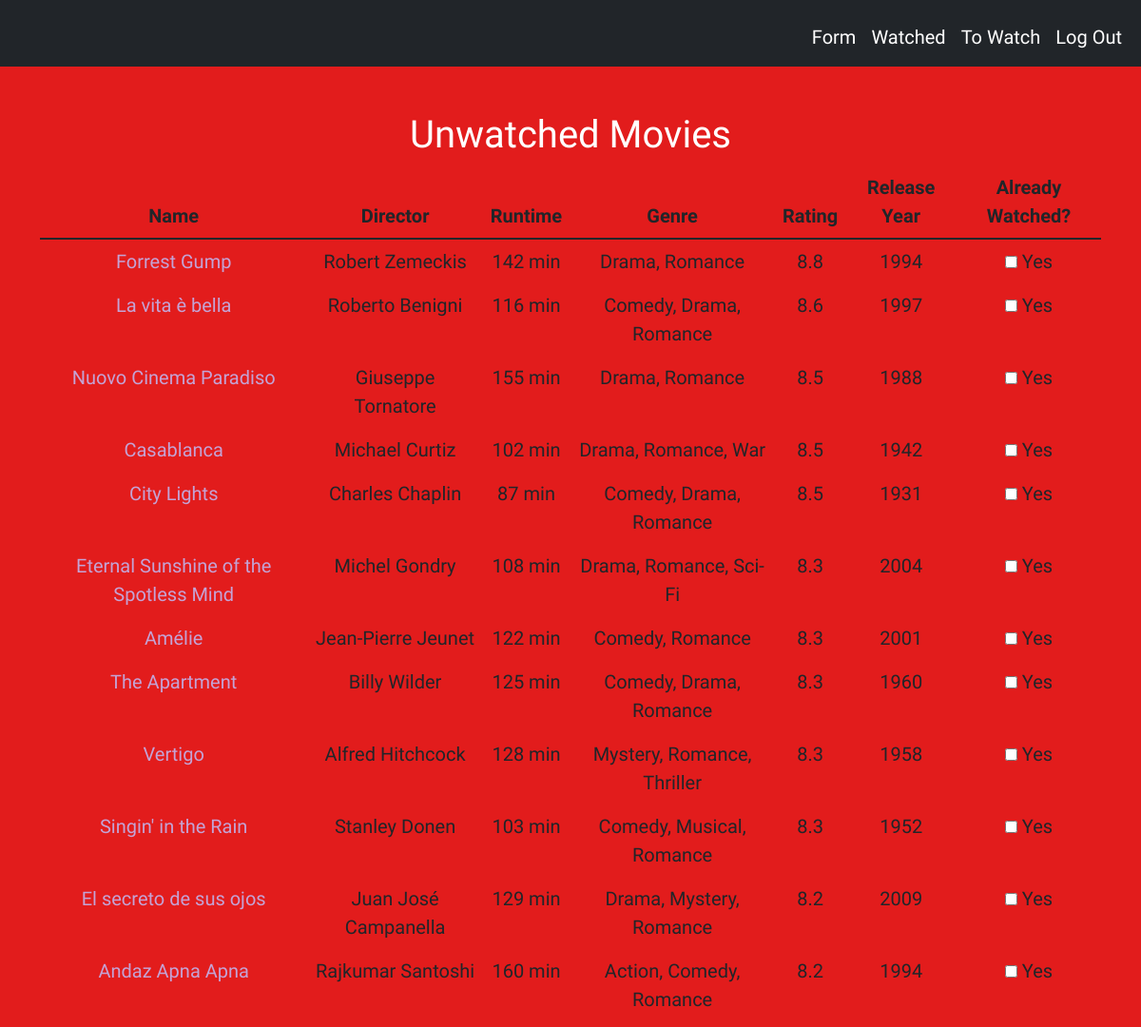
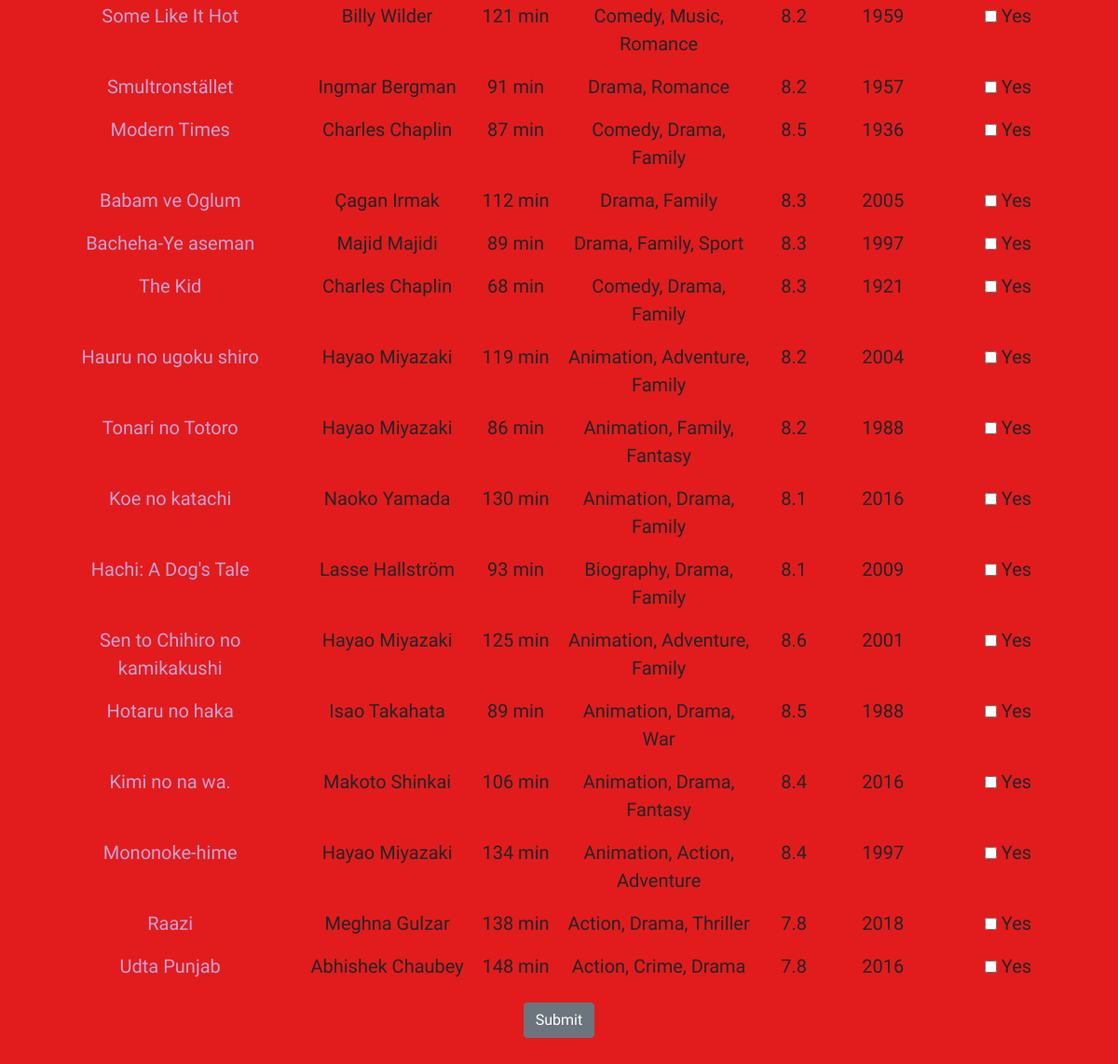
Page /unwatched (signed in) on the committed database (2 pictures, top to bottom).
### tables this page shows
CREATE TABLE to_watch(id INTEGER PRIMARY KEY, movie_name TEXT NOT NULL, runtime TEXT NOT NULL, genre TEXT NOT NULL, rating NUMERIC NOT NULL, released_year INTEGER NOT NULL, user_id INTEGER NOT NULL, director TEXT NOT NULL);

### app.py (the view)
@app.route("/unwatched")
@login_required
def unwatched():
    unwatched = db.execute("SELECT * FROM to_watch WHERE user_id = ?", session["user_id"])
    return render_template("unwatched.html", unwatched=unwatched)

### app.py (called while the page is built)
@app.after_request
def after_request(response):
    response.headers["Cache-Control"] = "no-cache, no-store, must-revalidate"
    response.headers["Expires"] = 0
    response.headers["Pragma"] = "no-cache"
    return response

### helpers.py (called while the page is built)
def login_required(f):
    @wraps(f)
    def decorated_function(*args, **kwargs):
        if session.get("user_id") is None:
            return redirect("/login")
        return f(*args, **kwargs)
    return decorated_function

### templates/unwatched.html (shortened to what this page needs)
{% extends "layout.html" %}
{% block main %}
<h1> Unwatched Movies </h1>
<form method="post" action="/about">
<table class="table">
    <thead>
        <tr>
            <th class="text-center">Name</th>
            <th class="text-center">Director</th>
            <th class="text-center">Runtime</th>
            <th class="text-center">Genre</th>
            <th class="text-center">Rating</th>
            <th class="text-center">Release Year</th>
            <th class="text-center">Already Watched?</th>
        </tr>
    </thead>
    <tbody>
        {% for unwatch in unwatched %}
            <tr>
                {% set movie_name = unwatch.movie_name %}
                <td><a href="/about?movie={{ unwatch.movie_name }}" name="{{ movie_name }}">{{ unwatch.movie_name }}</a></td>
                <td>{{ unwatch.director }}</td>
                <td>{{ unwatch.runtime }}</td>
                <td>{{ unwatch.genre }}</td>
                <td>{{ unwatch.rating }}</td>
                <td>{{ unwatch.released_year }}</td>
                <td>
                    <div>
                        <label><input type="checkbox" name="yes{{unwatch.id}}"> Yes</label>
                    </div>
                </td>
            </tr>
        {% endfor %}
    </tbody>
</table>
<a href="/about"><button type="submit" class="btn btn-secondary">Submit</button></a>
</form>
{% endblock %}

### static/styles.css (style rules this page uses)
h1 { font-family: 'Bungee Inline', cursive; }
body { background-color: rgb(226, 28, 28); color: white; font-family: 'Patrick Hand', cursive; font-size: 20px; }
a:link { color: rgb(196, 163, 213); background-color: transparent; text-decoration: none; }
table, th, td { border: black; }

### rows in the picture
to_watch: movie_name "Forrest Gump", director "Robert Zemeckis", runtime "142 min", genre "Drama, Romance", rating "8.8", released_year "1994"
to_watch: movie_name "La vita è bella", director "Roberto Benigni", runtime "116 min", genre "Comedy, Drama, Romance", rating "8.6", released_year "1997"
to_watch: movie_name "Nuovo Cinema Paradiso", director "Giuseppe Tornatore", runtime "155 min", genre "Drama, Romance", rating "8.5", released_year "1988"
to_watch: movie_name "Casablanca", director "Michael Curtiz", runtime "102 min", genre "Drama, Romance, War", rating "8.5", released_year "1942"
to_watch: movie_name "City Lights", director "Charles Chaplin", runtime "87 min", genre "Comedy, Drama, Romance", rating "8.5", released_year "1931"
to_watch: movie_name "Eternal Sunshine of the Spotless Mind", director "Michel Gondry", runtime "108 min", genre "Drama, Romance, Sci-Fi", rating "8.3", released_year "2004"
to_watch: movie_name "Amélie", director "Jean-Pierre Jeunet", runtime "122 min", genre "Comedy, Romance", rating "8.3", released_year "2001"
to_watch: movie_name "The Apartment", director "Billy Wilder", runtime "125 min", genre "Comedy, Drama, Romance", rating "8.3", released_year "1960"
to_watch: movie_name "Vertigo", director "Alfred Hitchcock", runtime "128 min", genre "Mystery, Romance, Thriller", rating "8.3", released_year "1958"
to_watch: movie_name "Singin' in the Rain", director "Stanley Donen", runtime "103 min", genre "Comedy, Musical, Romance", rating "8.3", released_year "1952"
to_watch: movie_name "El secreto de sus ojos", director "Juan José Campanella", runtime "129 min", genre "Drama, Mystery, Romance", rating "8.2", released_year "2009"
to_watch: movie_name "Andaz Apna Apna", director "Rajkumar Santoshi", runtime "160 min", genre "Action, Comedy, Romance", rating "8.2", released_year "1994"
to_watch: movie_name "Some Like It Hot", director "Billy Wilder", runtime "121 min", genre "Comedy, Music, Romance", rating "8.2", released_year "1959"
to_watch: movie_name "Smultronstället", director "Ingmar Bergman", runtime "91 min", genre "Drama, Romance", rating "8.2", released_year "1957"
to_watch: movie_name "Modern Times", director "Charles Chaplin", runtime "87 min", genre "Comedy, Drama, Family", rating "8.5", released_year "1936"
to_watch: movie_name "Babam ve Oglum", director "Çagan Irmak", runtime "112 min", genre "Drama, Family", rating "8.3", released_year "2005"
to_watch: movie_name "Bacheha-Ye aseman", director "Majid Majidi", runtime "89 min", genre "Drama, Family, Sport", rating "8.3", released_year "1997"
to_watch: movie_name "The Kid", director "Charles Chaplin", runtime "68 min", genre "Comedy, Drama, Family", rating "8.3", released_year "1921"
to_watch: movie_name "Hauru no ugoku shiro", director "Hayao Miyazaki", runtime "119 min", genre "Animation, Adventure, Family", rating "8.2", released_year "2004"
to_watch: movie_name "Tonari no Totoro", director "Hayao Miyazaki", runtime "86 min", genre "Animation, Family, Fantasy", rating "8.2", released_year "1988"
to_watch: movie_name "Koe no katachi", director "Naoko Yamada", runtime "130 min", genre "Animation, Drama, Family", rating "8.1", released_year "2016"
to_watch: movie_name "Hachi: A Dog's Tale", director "Lasse Hallström", runtime "93 min", genre "Biography, Drama, Family", rating "8.1", released_year "2009"
to_watch: movie_name "Sen to Chihiro no kamikakushi", director "Hayao Miyazaki", runtime "125 min", genre "Animation, Adventure, Family", rating "8.6", released_year "2001"
to_watch: movie_name "Hotaru no haka", director "Isao Takahata", runtime "89 min", genre "Animation, Drama, War", rating "8.5", released_year "1988"
to_watch: movie_name "Kimi no na wa.", director "Makoto Shinkai", runtime "106 min", genre "Animation, Drama, Fantasy", rating "8.4", released_year "2016"
to_watch: movie_name "Mononoke-hime", director "Hayao Miyazaki", runtime "134 min", genre "Animation, Action, Adventure", rating "8.4", released_year "1997"
to_watch: movie_name "Raazi", director "Meghna Gulzar", runtime "138 min", genre "Action, Drama, Thriller", rating "7.8", released_year "2018"
to_watch: movie_name "Udta Punjab", director "Abhishek Chaubey", runtime "148 min", genre "Action, Crime, Drama", rating "7.8", released_year "2016"
